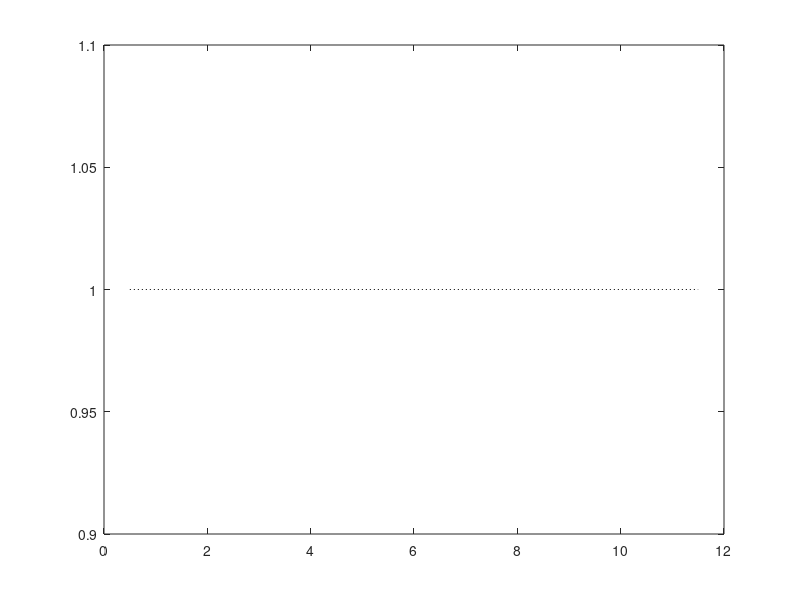

MATLAB code for this plot: (Note: this script raises an error after producing the figure.)
figure;
plot([0.5 11.5],[1 1],'k:');
hold on

parametrit = {'\gamma','log(\tau^2)','\beta_{1}','\beta_{2}','\beta_{3}',...
    '\alpha_{M,1}','\alpha_{M,2}','\alpha_{M,3}','\alpha_{N,1}', ...
    '\alpha_{N,2}','log(\alpha_{N,3})'};
rrR500Ta = zeros(nitertest,nth);
for i = 1:nth;
    thetaR500i = squeeze(thetaR500(:,i,:));
    thobsi = thetarawobs(:,i)';
    
    eroR500i = thetaR500i-repmat(thobsi,500,1);
    eroPr = repmat(thetaraw(:,i),1,nitertest)-repmat(thobsi,niter,1);
    
    rmseR500i = sqrt(mean(eroR500i.^2));
    rmsePr = sqrt(mean(eroPr.^2));
    
    rrR500Ta(:,i) = rmseR500i./rmsePr;
end

boxplot(rrR500Ta,'labels',parametrit);    
xlabel('Parameter')
ylabel('Relative RMSE');
axis([0.5 11.5 -0 1.25]);

set(gca,'Ytick',[0 0.2 0.4 0.6 0.8 1 1.2])
set(gca,'TickLabelInterpreter','tex')